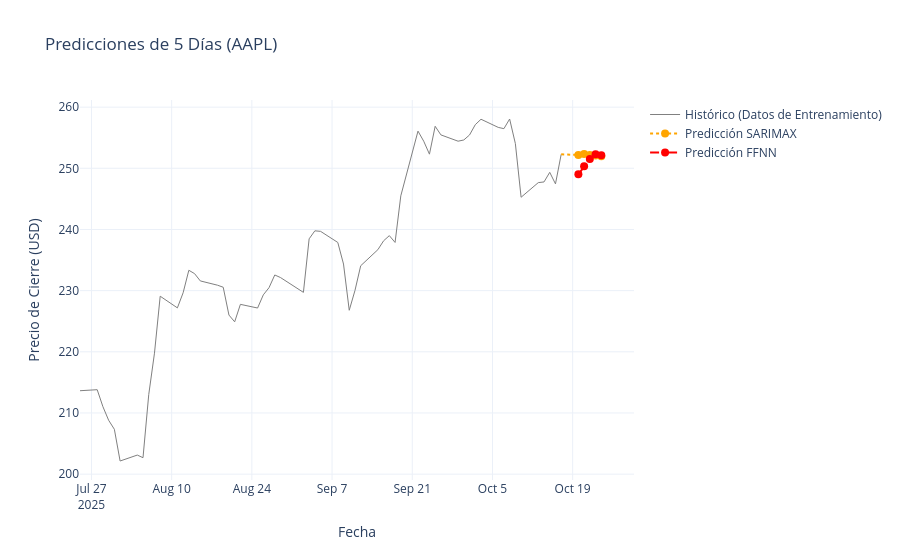

The notebook cell saved with this chart:
### Code cell
# Predicción SARIMAX y FFNN
fig.add_trace(go.Scatter(x=df_final.index, y=df_final['pred_close_sarimax'], mode='lines+markers', name='Predicción SARIMAX', line=dict(color='orange', dash='dot', width=2), marker=dict(size=8)))
fig.add_trace(go.Scatter(x=df_final.index, y=df_final['pred_close_ffnn'], mode='lines+markers', name='Predicción FFNN', line=dict(color='red', dash='dash', width=2), marker=dict(size=8)))
fig.update_layout(title=f'Predicciones de 5 Días ({TICKER})', xaxis_title='Fecha', yaxis_title='Precio de Cierre (USD)', template='plotly_white')
fig.show()
